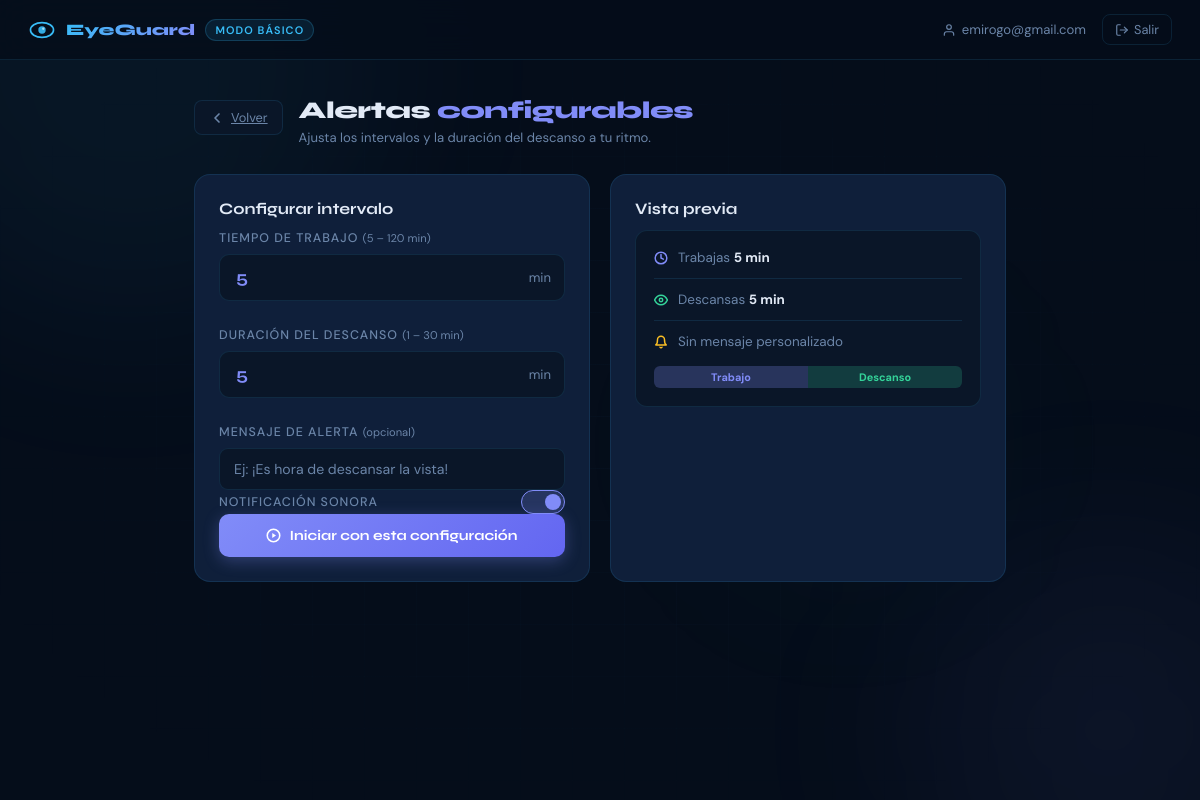
Screenshot of /dashboard/basico/configurables/ (signed in) with the database file from the repository.
### core/models.py (models this page shows, shortened)
class Usuario(models.Model):
    nombre         = models.CharField(max_length=40, unique=True)
    password       = models.CharField(max_length=255)
    gemini_api_key = models.CharField(max_length=200, blank=True, default='')
    creado_en      = models.DateTimeField(auto_now_add=True)
    class Meta:
        verbose_name = 'Usuario'
        verbose_name_plural = 'Usuarios'

class ConfiguracionAlerta(models.Model):
    usuario           = models.OneToOneField(Usuario, on_delete=models.CASCADE, related_name='configuracion')
    intervalo_trabajo = models.PositiveIntegerField(default=30)
    duracion_descanso = models.PositiveIntegerField(default=5)
    mensaje_custom    = models.CharField(max_length=120, blank=True, default='')
    sonido_activo     = models.BooleanField(default=True)
    actualizado_en    = models.DateTimeField(auto_now=True)
    class Meta:
        verbose_name = 'Configuración de alerta'

### core/views.py (the view, shortened to what this page needs)
# urls.py: path('dashboard/basico/configurables/',   views.alertas_configurables,   name='alertas_configurables'),
def alertas_configurables(request):
    usuario_id = request.session.get('usuario_id')
    if not usuario_id:
        return redirect('inicio')
    usuario = Usuario.objects.get(pk=usuario_id)
    config, _ = ConfiguracionAlerta.objects.get_or_create(usuario=usuario)
    config_activa = request.session.get('config_activa')
    return render(request, 'alertas_configurables.html', {
        'usuario':       usuario,
        'config':        config,
        'config_activa': config_activa,
    })

### core/templates/alertas_configurables.html (shortened to what this page needs)
{% load static %}
<!DOCTYPE html>
<html lang="es">
<head>
  <link rel="stylesheet" href="{% static 'css/dashboard_basico.css' %}"/>
</head>
<body>
  <div class="orb orb-1"></div><div class="orb orb-2"></div><div class="orb orb-3"></div>
  <div class="grid-overlay"></div>
  {% include 'partials/topbar.html' %}
  <main class="main">
    <div class="section-header">
      <a href="{% url 'dashboard_basico' %}" class="btn-back">
        <svg width="16" height="16" viewBox="0 0 24 24" fill="none" stroke="currentColor" stroke-width="2.5" stroke-linecap="round" stroke-linejoin="round"><polyline points="15 18 9 12 15 6"/></svg>
        Volver
      </a>
      <div>
        <h2 class="section-title">Alertas <span class="c-violet">configurables</span></h2>
        <p class="section-sub">Ajusta los intervalos y la duración del descanso a tu ritmo.</p>
      </div>
    </div>
    <div class="config-layout">
      <div class="config-panel">
        <h3 class="config-panel-title">Configurar intervalo</h3>
        <form method="POST" action="{% url 'alertas_configurables' %}" id="configForm">
          <div class="config-field">
            <label for="intervalo_trabajo">Tiempo de trabajo <span class="label-opt">(5 – 120 min)</span></label>
            <div class="number-input-wrap">
              <input type="number" id="workRange" name="intervalo_trabajo"
                     min="5" max="120"
                     value="{{ config.intervalo_trabajo }}"
                     placeholder="Ej: 30"
                     oninput="updateNumberInput('work')"/>
              <span class="number-unit">min</span>
            </div>
            <div class="number-hint" id="workHint"></div>
          </div>
          <div class="config-field">
            <label for="duracion_descanso">Duración del descanso <span class="label-opt">(1 – 30 min)</span></label>
            <div class="number-input-wrap">
              <input type="number" id="breakRange" name="duracion_descanso"
                     min="1" max="30"
                     value="{{ config.duracion_descanso }}"
                     placeholder="Ej: 5"
                     oninput="updateNumberInput('break')"/>
              <span class="number-unit">min</span>
            </div>
            <div class="number-hint" id="breakHint"></div>
          </div>
          <div class="config-field">
            <label for="mensaje_custom">Mensaje de alerta <span class="label-opt">(opcional)</span></label>
            <input type="text" id="mensaje_custom" name="mensaje_custom"
                   placeholder="Ej: ¡Es hora de descansar la vista!"
                   maxlength="120"
                   value="{{ config.mensaje_custom }}"/>
          </div>
          <div class="config-field config-row">
            <label>Notificación sonora</label>
            <label class="toggle">
              <span class="toggle-track"><span class="toggle-thumb"></span></span>
            </label>
          </div>
          {% if not config_activa %}
          <button type="submit" class="btn-activate violet wide">
            <svg width="15" height="15" viewBox="0 0 24 24" fill="none" stroke="currentColor" stroke-width="2.5" stroke-linecap="round" stroke-linejoin="round"><circle cx="12" cy="12" r="10"/><polygon points="10 8 16 12 10 16 10 8" fill="currentColor" stroke="none"/></svg>
            Iniciar con esta configuración
          </button>
          {% else %}
          <p class="proto-active-note">Ya tienes una configuración activa. Detenla primero.</p>
          {% endif %}
        </form>
      </div>
      <div class="config-preview">
        <h3 class="config-panel-title">Vista previa</h3>
        <div class="preview-card">
          <div class="preview-row">
            <svg width="14" height="14" viewBox="0 0 24 24" fill="none" stroke="#818cf8" stroke-width="2.5" stroke-linecap="round" stroke-linejoin="round"><circle cx="12" cy="12" r="10"/><polyline points="12 6 12 12 16 14"/></svg>
            <span>Trabajas <strong id="prev-work">{{ config.intervalo_trabajo }} min</strong></span>
          </div>
          <div class="preview-divider"></div>
          <div class="preview-row">
            <svg width="14" height="14" viewBox="0 0 24 24" fill="none" stroke="#34d399" stroke-width="2.5" stroke-linecap="round" stroke-linejoin="round"><path d="M1 12s4-8 11-8 11 8 11 8-4 8-11 8-11-8-11-8z"/><circle cx="12" cy="12" r="3"/></svg>
            <span>Descansas <strong id="prev-break">{{ config.duracion_descanso }} min</strong></span>
          </div>
          <div class="preview-divider"></div>
          <div class="preview-row">
            <svg width="14" height="14" viewBox="0 0 24 24" fill="none" stroke="#fbbf24" stroke-width="2.5" stroke-linecap="round" stroke-linejoin="round"><path d="M18 8A6 6 0 0 0 6 8c0 7-3 9-3 9h18s-3-2-3-9"/><path d="M13.73 21a2 2 0 0 1-3.46 0"/></svg>
            <span id="prev-msg">{% if config.mensaje_custom %}{{ config.mensaje_custom }}{% else %}Sin mensaje personalizado{% endif %}</span>
          </div>
          <div class="preview-cycle">
            <span class="cycle-work"  id="cycleWork">Trabajo</span>
            <span class="cycle-break" id="cycleBreak">Descanso</span>
          </div>
        </div>
      </div>
    </div>
  </main>
</body>
</html>

### core/templates/partials/topbar.html
<header class="topbar">
  <div class="topbar-left">
    <div class="eye-mini">
      <svg viewBox="0 0 34 34" fill="none">
        <ellipse cx="17" cy="17" rx="14" ry="9" stroke="#38bdf8" stroke-width="2" stroke-linecap="round"/>
        <circle cx="17" cy="17" r="4.5" fill="#38bdf8" opacity=".9"/>
        <circle cx="18.5" cy="15.5" r="1.4" fill="white" opacity=".6"/>
      </svg>
    </div>
    <span class="topbar-brand">EyeGuard</span>
    <span class="topbar-badge">Modo Básico</span>
  </div>
  <div class="topbar-right">
    <span class="topbar-user">
      <svg width="14" height="14" viewBox="0 0 24 24" fill="none" stroke="currentColor" stroke-width="2" stroke-linecap="round" stroke-linejoin="round">
        <path d="M20 21v-2a4 4 0 0 0-4-4H8a4 4 0 0 0-4 4v2"/><circle cx="12" cy="7" r="4"/>
      </svg>
      {{ usuario.nombre }}
    </span>
    <a href="{% url 'salir' %}" class="btn-exit">
      <svg width="14" height="14" viewBox="0 0 24 24" fill="none" stroke="currentColor" stroke-width="2" stroke-linecap="round" stroke-linejoin="round">
        <path d="M9 21H5a2 2 0 0 1-2-2V5a2 2 0 0 1 2-2h4"/><polyline points="16 17 21 12 16 7"/><line x1="21" y1="12" x2="9" y2="12"/>
      </svg>
      Salir
    </a>
  </div>
</header>

### rows the page displays
Usuario: nombre "emirogo@gmail.com"
ConfiguracionAlerta: intervalo_trabajo "5", duracion_descanso "5"
